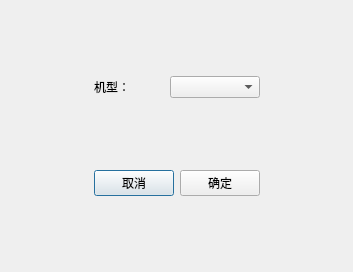
<?xml version="1.0" encoding="UTF-8"?>
<ui version="4.0">
 <class>add_detetion</class>
 <widget class="QDialog" name="add_detetion">
  <property name="geometry">
   <rect>
    <x>0</x>
    <y>0</y>
    <width>353</width>
    <height>272</height>
   </rect>
  </property>
  <property name="windowTitle">
   <string>添加机型界面</string>
  </property>
  <layout class="QGridLayout" name="gridLayout_2">
   <item row="0" column="0">
    <layout class="QGridLayout" name="gridLayout">
     <item row="0" column="0">
      <spacer name="horizontalSpacer">
       <property name="orientation">
        <enum>Qt::Horizontal</enum>
       </property>
       <property name="sizeHint" stdset="0">
        <size>
         <width>40</width>
         <height>20</height>
        </size>
       </property>
      </spacer>
     </item>
     <item row="0" column="1">
      <layout class="QVBoxLayout" name="verticalLayout">
       <item>
        <spacer name="verticalSpacer">
         <property name="orientation">
          <enum>Qt::Vertical</enum>
         </property>
         <property name="sizeHint" stdset="0">
          <size>
           <width>20</width>
           <height>40</height>
          </size>
         </property>
        </spacer>
       </item>
       <item>
        <layout class="QHBoxLayout" name="horizontalLayout">
         <item>
          <widget class="QLabel" name="label">
           <property name="minimumSize">
            <size>
             <width>70</width>
             <height>0</height>
            </size>
           </property>
           <property name="maximumSize">
            <size>
             <width>70</width>
             <height>16777215</height>
            </size>
           </property>
           <property name="text">
            <string>机型：</string>
           </property>
          </widget>
         </item>
         <item>
          <widget class="QComboBox" name="comboBox"/>
         </item>
        </layout>
       </item>
       <item>
        <spacer name="verticalSpacer_2">
         <property name="orientation">
          <enum>Qt::Vertical</enum>
         </property>
         <property name="sizeHint" stdset="0">
          <size>
           <width>20</width>
           <height>40</height>
          </size>
         </property>
        </spacer>
       </item>
       <item>
        <layout class="QHBoxLayout" name="horizontalLayout_2">
         <item>
          <widget class="QPushButton" name="cancel_pushButton">
           <property name="text">
            <string>取消</string>
           </property>
          </widget>
         </item>
         <item>
          <widget class="QPushButton" name="ok_pushButton">
           <property name="text">
            <string>确定</string>
           </property>
          </widget>
         </item>
        </layout>
       </item>
       <item>
        <spacer name="verticalSpacer_3">
         <property name="orientation">
          <enum>Qt::Vertical</enum>
         </property>
         <property name="sizeHint" stdset="0">
          <size>
           <width>20</width>
           <height>40</height>
          </size>
         </property>
        </spacer>
       </item>
      </layout>
     </item>
     <item row="0" column="2">
      <spacer name="horizontalSpacer_2">
       <property name="orientation">
        <enum>Qt::Horizontal</enum>
       </property>
       <property name="sizeHint" stdset="0">
        <size>
         <width>40</width>
         <height>20</height>
        </size>
       </property>
      </spacer>
     </item>
    </layout>
   </item>
  </layout>
 </widget>
 <resources/>
 <connections/>
</ui>
